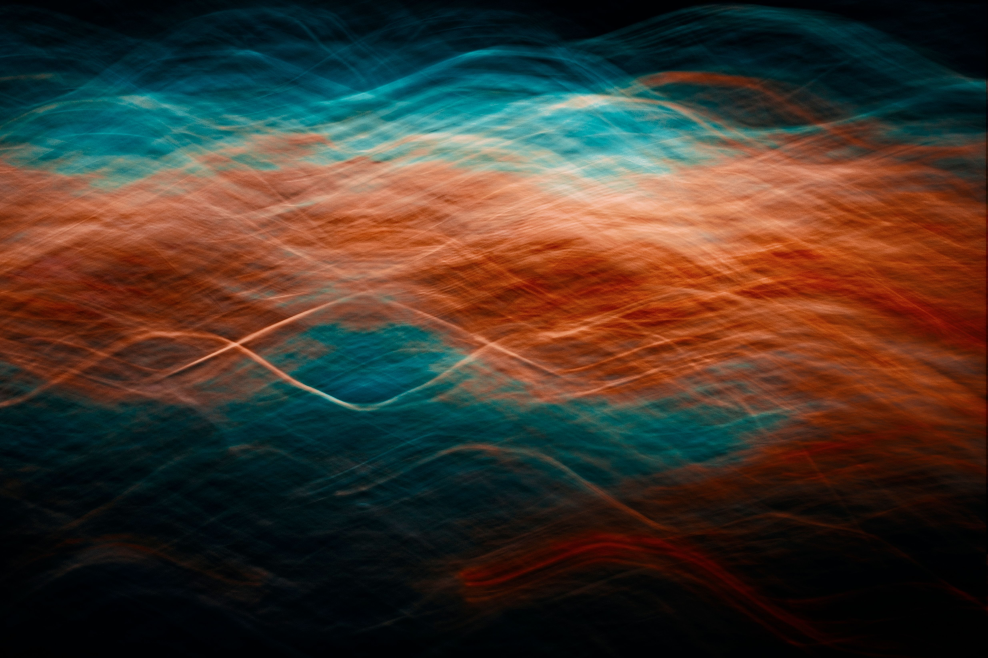
#> input picture wallpapers/default.jpg, 4936 x 3290 px (shown at 1/5 size)
$ python -i wallpaper.py   (imports and definitions only)
#> lines starting #> are read from the running program, lines starting #| are printed output that depends on the picture
#!/usr/bin/env python3
"""
glyph-shell Native Wallpaper Engine & Manager
Replaces ml4w-wallpaper-app and ml4w-wallpaper with a standalone, fast,
Nothing OS 3.0 / glyph-shell native implementation.

Features:
- Dedicated wallpaper directory: ~/.config/quickshell/DesktopWidgetsApp/wallpapers
- Automatic one-time migration from ~/.config/ml4w/wallpapers if needed
- Fast 16:9 thumbnail caching in ~/.cache/glyph-shell/thumbs/
- Instant 60fps Live Preview via awww / swww / hyprpaper
- Full ecosystem sync on apply (glyph-shell frosted glass, hyprlock, matugen)
"""

import glob
import hashlib
import json
import os
import random
import re
import shutil
import subprocess
import sys
from PIL import Image

SHELL_DIR = os.path.expanduser("~/.config/quickshell/DesktopWidgetsApp")
PRIMARY_WP_DIR = os.path.join(SHELL_DIR, "wallpapers")
USER_PICTURES_WP_DIR = os.path.expanduser("~/Pictures/Wallpapers")
LEGACY_ML4W_WP_DIR = os.path.expanduser("~/.config/ml4w/wallpapers")

GLYPH_CACHE_DIR = os.path.expanduser("~/.cache/glyph-shell")
THUMBS_DIR = os.path.join(GLYPH_CACHE_DIR, "thumbs")
GLYPH_CURRENT_WP = os.path.join(GLYPH_CACHE_DIR, "current_wallpaper")

# Legacy compatibility paths so other tools/configs never break
ML4W_CACHE_DIR = os.path.expanduser("~/.cache/ml4w/hyprland-dotfiles")
ML4W_CURRENT_WP = os.path.join(ML4W_CACHE_DIR, "current_wallpaper")
ML4W_BLURRED_WP = os.path.join(ML4W_CACHE_DIR, "blurred_wallpaper.png")
LOCK_SYMLINK = "/tmp/nothing_lock_wallpaper"

VALID_EXTS = {".jpg", ".jpeg", ".png", ".webp"}


# [53 lines left out: functions ensure_dirs_and_migrate, get_current_wallpaper, not called in this run]


def get_thumb_and_meta(img_path):
#> called with img_path = '../wallpapers/default.jpg'
    try:
        st = os.stat(img_path)
        sig = f"{img_path}:{int(st.st_mtime)}:{st.st_size}:v1"
        h = hashlib.md5(sig.encode("utf-8")).hexdigest()[:12]
        thumb_path = os.path.join(THUMBS_DIR, f"{h}.jpg")
        meta_path = os.path.join(THUMBS_DIR, f"{h}.json")

        if os.path.exists(thumb_path) and os.path.exists(meta_path):
            try:
                with open(meta_path, "r") as mf:
                    meta = json.load(mf)
                return thumb_path, meta.get("res", "")
            except Exception:
                pass

        with Image.open(img_path) as im:
#> im is the input picture: PIL image 4936x3290 RGB; mean R, G, B 66.2, 53.6, 43.3
            w, h_px = im.size
#> w = 4936; h_px = 3290
            res_str = f"{w}×{h_px}"
#> res_str = '4936×3290'
            im_rgb = im.convert("RGB")
            # Center crop to 16:9 (384x216) for crisp, ultra-lightweight carousel cards
            target_w, target_h = 384, 216
            src_ratio = w / max(1, h_px)
#> src_ratio = 1.5
            target_ratio = target_w / target_h
            if src_ratio > target_ratio:
                new_w = int(h_px * target_ratio)
                left = (w - new_w) // 2
                im_crop = im_rgb.crop((left, 0, left + new_w, h_px))
            else:
                new_h = int(w / target_ratio)
#> new_h = 2776
                top = (h_px - new_h) // 2
#> top = 257
                im_crop = im_rgb.crop((0, top, w, top + new_h))
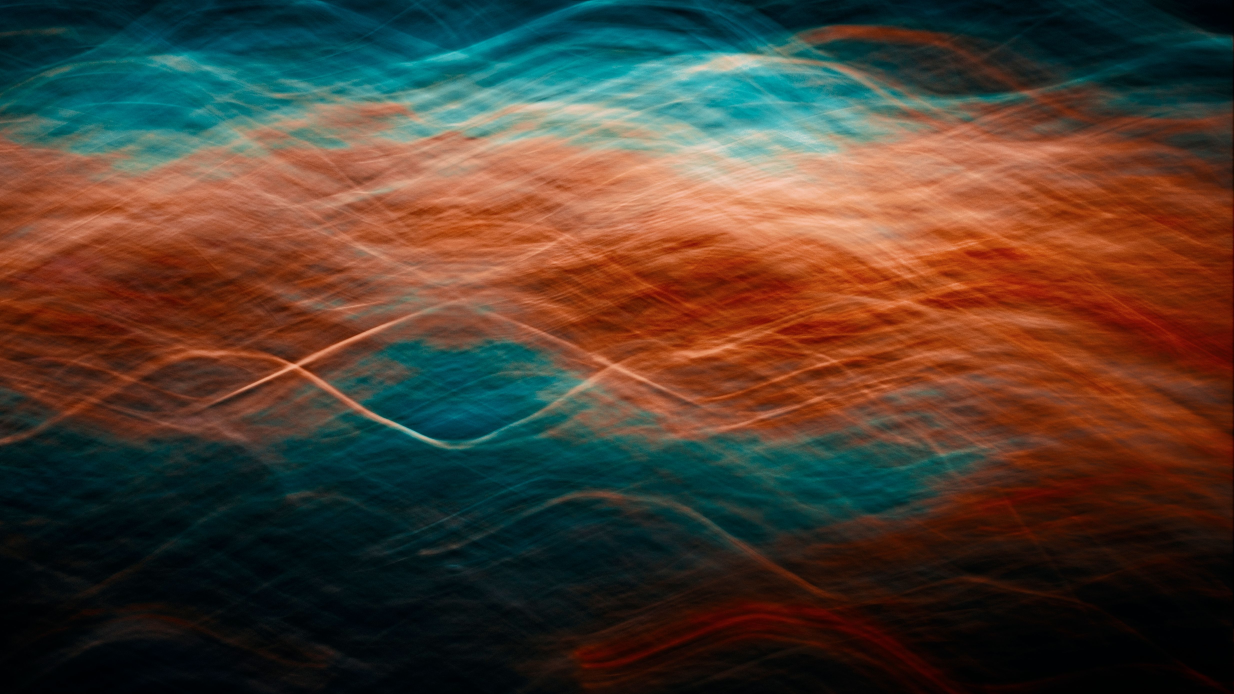
#> im_crop: PIL image 4936x2776 RGB (shown at 1/4 size); mean R, G, B 78.2, 61.5, 48.6

            im_thumb = im_crop.resize((target_w, target_h), Image.Resampling.LANCZOS)
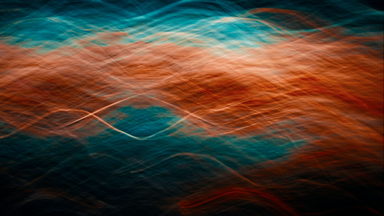
#> im_thumb: PIL image 384x216 RGB; mean R, G, B 78.2, 61.6, 48.6
            im_thumb.save(thumb_path, "JPEG", quality=86, optimize=True)

            with open(meta_path, "w") as mf:
                json.dump({"res": res_str}, mf)

            return thumb_path, res_str
    except Exception:
        return img_path, ""


# [249 lines left out: functions collect_wallpapers, ensure_awww_daemon, set_display_wallpaper, update_blurred_and_ecosystem, main, not called in this run]


# [2 lines not run here, left out]

>>> result = get_thumb_and_meta('../wallpapers/default.jpg')
